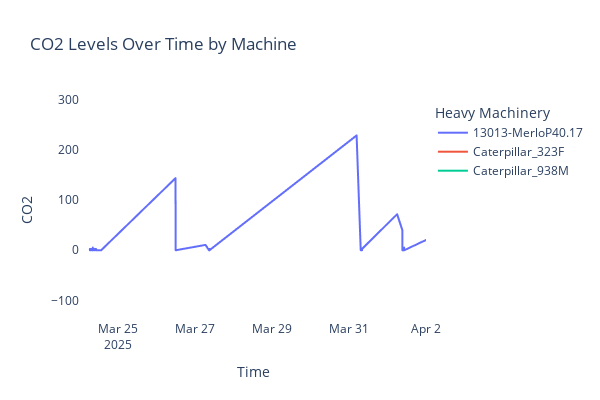

Notebook cell for this chart:
### Code cell
# Plot
fig = px.line(database_fuel, x='timestamp', y='CO2', color='machine',
              title='CO2 Levels Over Time by Machine', 
              labels={'CO2': 'CO2 Level', 'timestamp': 'Timestamp', 'machine': 'Machines'},  width=600, height=400)
fig.update_layout(xaxis_title='Time', yaxis_title='CO2', legend_title='Heavy Machinery',
                  xaxis_range=["2025-03-24", "2025-04-02"])
fig.update_layout({'plot_bgcolor': 'rgba(0,0,0,0)', 'paper_bgcolor': 'rgba(0,0,0,0)'})
fig.show()
pio.write_image(fig, 'CO2_fuel_presentation.svg')

### Figure 1 — Plotly figure (JSON) as saved in the notebook; plotly's stock layout.template omitted (floating-point values rounded to 4 significant figures; data arrays with more than 128 entries replaced by an {"elided": "..."} marker saying what was removed)
{"data": [{"hovertemplate": "Machines=13013-MerloP40.17<br>Timestamp=%{x}<br>CO2 Level=%{y}<extra></extra>", "legendgroup": "13013-MerloP40.17", "line": {"color": "#636efa", "dash": "solid"}, "marker": {"symbol": "circle"}, "mode": "lines", "name": "13013-MerloP40.17", "showlegend": true, "type": "scattergl", "x": {"elided": "598 str values"}, "xaxis": "x", "y": {"elided": "598 float values"}, "yaxis": "y"}, {"hovertemplate": "Machines=Caterpillar_323F<br>Timestamp=%{x}<br>CO2 Level=%{y}<extra></extra>", "legendgroup": "Caterpillar_323F", "line": {"color": "#EF553B", "dash": "solid"}, "marker": {"symbol": "circle"}, "mode": "lines", "name": "Caterpillar_323F", "showlegend": true, "type": "scattergl", "x": {"elided": "153 str values"}, "xaxis": "x", "y": {"elided": "153 float values"}, "yaxis": "y"}, {"hovertemplate": "Machines=Caterpillar_938M<br>Timestamp=%{x}<br>CO2 Level=%{y}<extra></extra>", "legendgroup": "Caterpillar_938M", "line": {"color": "#00cc96", "dash": "solid"}, "marker": {"symbol": "circle"}, "mode": "lines", "name": "Caterpillar_938M", "showlegend": true, "type": "scattergl", "x": {"elided": "517 str values"}, "xaxis": "x", "y": {"elided": "517 float values"}, "yaxis": "y"}], "layout": {"height": 400, "legend": {"title": {"text": "Heavy Machinery"}, "tracegroupgap": 0}, "paper_bgcolor": "rgba(0,0,0,0)", "plot_bgcolor": "rgba(0,0,0,0)", "title": {"text": "CO2 Levels Over Time by Machine"}, "width": 600, "xaxis": {"anchor": "y", "domain": [0, 1], "range": ["2025-03-24", "2025-04-02"], "title": {"text": "Time"}}, "yaxis": {"anchor": "x", "domain": [0, 1], "title": {"text": "CO2"}}}}
